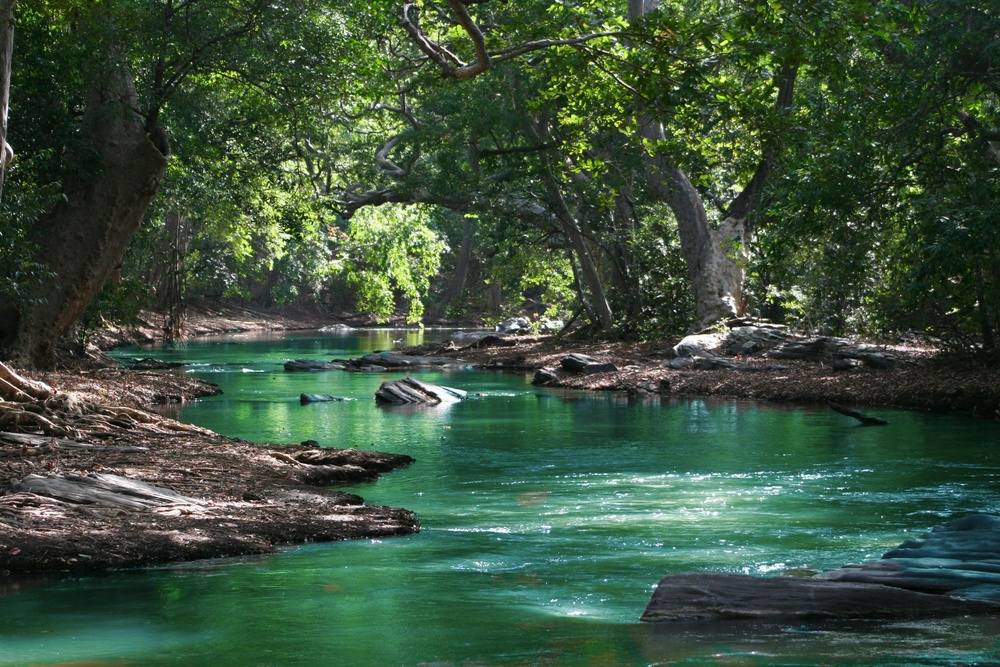
#> input picture samples/forest.jpg, 1000 x 667 px, shrunk from 3504 x 2336 before the run
$ python bcubic_interpol_cpu.py
#> lines starting #> are read from the running program, lines starting #| are printed output that depends on the picture
#> further down, original_image is the input picture: shape (667, 1000, 3); mean B, G, R 60.7, 81.5, 59.4
import numpy as np
import cv2

print("Numpy Version: ", np.__version__)
print("OpenCV Version: ", cv2.__version__)

def bicubic_weight(t):
    # Bicubic kernel function
    A = -0.5
    abs_t = np.abs(t)
    if abs_t <= 1:
        weight = (A + 2) * abs_t**3 - (A + 3) * abs_t**2 + 1
    elif abs_t <= 2:
        weight = A * abs_t**3 - 5 * A * abs_t**2 + 8 * A * abs_t - 4 * A
    else:
        weight = 0
    return weight

def bicubic_interpolation(original_image, scale_factor):
    # Upscale dimensions
#> called with scale_factor = 2
    height, width, _ = original_image.shape
#> height = 667; width = 1000
    new_height = round(height * scale_factor)
#> new_height = 1334
    new_width = round(width * scale_factor)
#> new_width = 2000

    # Initialize upscaled image
    scaled_image = np.zeros((new_height, new_width, 3), dtype=np.uint8)

    # Loop over each pixel in the upscaled image
    for y in range(new_height):
        for x in range(new_width):
            # Convert coordinates from upscaled image to original image
            original_x = x / scale_factor
            original_y = y / scale_factor

            # Compute coordinates of surrounding pixels
            x1 = int(np.floor(original_x)) - 1
            y1 = int(np.floor(original_y)) - 1

            # Compute fractional parts
            dx = original_x - x1 - 1
            dy = original_y - y1 - 1

            # Initialize interpolated pixel values
            interpolated_pixel = np.zeros(3, dtype=np.float64)

            # Apply bicubic interpolation kernel
            for j in range(4):
                for i in range(4):
                    # Compute weights using bicubic kernel
                    weight_x = bicubic_weight(dx - i)
                    weight_y = bicubic_weight(dy - j)

                    # Compute pixel coordinates in original image
                    px = min(max(x1 + i, 0), width - 1)
                    py = min(max(y1 + j, 0), height - 1)


                    # Compute interpolated pixel value
                    interpolated_pixel += weight_x * weight_y * original_image[py, px]

            # Assign interpolated pixel value to upscaled image
            scaled_image[y, x] = np.clip(interpolated_pixel, 0, 255).astype(np.uint8)
        print("Progress: {:.2f}%".format((y + 1) / new_height * 100), end='\r')
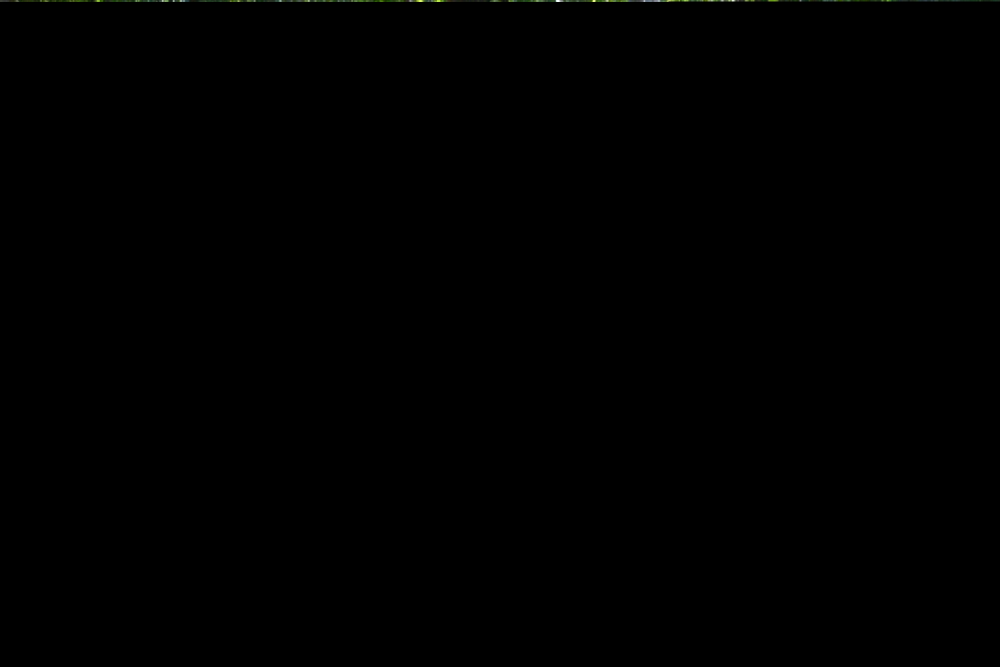
#> scaled_image: shape (1334, 2000, 3) (shown at 1/2 size); mean B, G, R 0.1, 0.2, 0.2

    return scaled_image

input_image_path = '../samples/forest.jpg'

# Load the original image
original_image = cv2.imread(input_image_path)

if(original_image is None):
    print("Image not found")
    exit()

# Scale factor for upscaling
scale_factor = 2

# Perform bicubic interpolation
#> (the run stopped early here; a loop or call above may not have finished)
